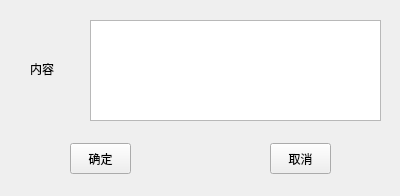
<?xml version="1.0" encoding="UTF-8"?>
<ui version="4.0">
 <class>smallnote</class>
 <widget class="QWidget" name="smallnote">
  <property name="geometry">
   <rect>
    <x>0</x>
    <y>0</y>
    <width>400</width>
    <height>196</height>
   </rect>
  </property>
  <property name="windowTitle">
   <string>SmallNote</string>
  </property>
  <widget class="QLabel" name="Text">
   <property name="geometry">
    <rect>
     <x>30</x>
     <y>60</y>
     <width>31</width>
     <height>17</height>
    </rect>
   </property>
   <property name="text">
    <string>内容</string>
   </property>
  </widget>
  <widget class="QTextEdit" name="TextIn">
   <property name="geometry">
    <rect>
     <x>90</x>
     <y>20</y>
     <width>291</width>
     <height>101</height>
    </rect>
   </property>
  </widget>
  <widget class="QToolButton" name="OK">
   <property name="geometry">
    <rect>
     <x>70</x>
     <y>143</y>
     <width>61</width>
     <height>31</height>
    </rect>
   </property>
   <property name="text">
    <string>确定</string>
   </property>
  </widget>
  <widget class="QToolButton" name="NO">
   <property name="geometry">
    <rect>
     <x>270</x>
     <y>143</y>
     <width>61</width>
     <height>31</height>
    </rect>
   </property>
   <property name="text">
    <string>取消</string>
   </property>
  </widget>
  <action name="actionOK">
   <property name="text">
    <string>OK</string>
   </property>
  </action>
  <action name="actionNO">
   <property name="text">
    <string>NO</string>
   </property>
  </action>
 </widget>
 <resources/>
 <connections/>
</ui>
